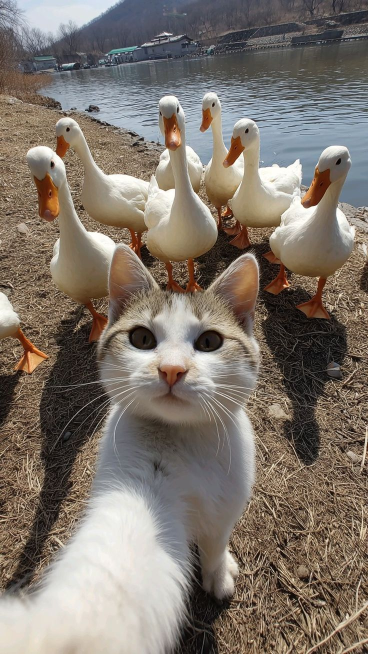
#> input picture Lab8/images/regular.png, 736 x 1308 px (shown at 1/2 size)
$ python lab8.py
#> lines starting #> are read from the running program, lines starting #| are printed output that depends on the picture; after the words box and inside, x2 and y2 are one past the last pixel; in counts of white or black regions, pixels touching at a corner belong together
import os
import numpy as np
import matplotlib.pyplot as plt
import matplotlib.gridspec as gridspec
from PIL import Image
import warnings
warnings.filterwarnings("ignore")


GAMMA = 0.5
C_POWER = 1.0
F0 = 0.0

IMAGE_DIR = "images"
IMAGE_FILES = {
    "regular": os.path.join(IMAGE_DIR, "regular.png"),
    "low":     os.path.join(IMAGE_DIR, "low.png"),
    "high":    os.path.join(IMAGE_DIR, "high.png"),
}


def load_image(path):
    img = Image.open(path).convert("RGB")
    return np.array(img, dtype=np.uint8)


def rgb_to_gray(rgb):
    return np.dot(rgb[..., :3], [0.2989, 0.5870, 0.1140]).astype(np.float64)


def rgb_to_hsl(rgb):
    r = rgb[:, :, 0] / 255.0
    g = rgb[:, :, 1] / 255.0
    b = rgb[:, :, 2] / 255.0

    cmax = np.maximum(np.maximum(r, g), b)
    cmin = np.minimum(np.minimum(r, g), b)
    delta = cmax - cmin

    L = (cmax + cmin) / 2.0

    S = np.where(delta == 0, 0.0, delta / (1.0 - np.abs(2 * L - 1)))
    S = np.clip(S, 0, 1)

    H = np.zeros_like(L)
    mask_r = (cmax == r) & (delta != 0)
    mask_g = (cmax == g) & (delta != 0)
    mask_b = (cmax == b) & (delta != 0)
    H[mask_r] = 60.0 * (((g[mask_r] - b[mask_r]) / delta[mask_r]) % 6)
    H[mask_g] = 60.0 * (((b[mask_g] - r[mask_g]) / delta[mask_g]) + 2)
    H[mask_b] = 60.0 * (((r[mask_b] - g[mask_b]) / delta[mask_b]) + 4)

    return H, S, L


def hsl_to_rgb(H, S, L):
    C = (1.0 - np.abs(2 * L - 1)) * S
    X = C * (1.0 - np.abs((H / 60.0) % 2 - 1))
    m = L - C / 2.0

    R1 = np.zeros_like(L)
    G1 = np.zeros_like(L)
    B1 = np.zeros_like(L)

    masks = [
        (H < 60),
        (H >= 60) & (H < 120),
        (H >= 120) & (H < 180),
        (H >= 180) & (H < 240),
        (H >= 240) & (H < 300),
        (H >= 300),
    ]
    vals = [
        (C, X, np.zeros_like(L)),
        (X, C, np.zeros_like(L)),
        (np.zeros_like(L), C, X),
        (np.zeros_like(L), X, C),
        (X, np.zeros_like(L), C),
        (C, np.zeros_like(L), X),
    ]
    for mask, (r, g, b) in zip(masks, vals):
        R1 = np.where(mask, r, R1)
        G1 = np.where(mask, g, G1)
        B1 = np.where(mask, b, B1)

    R = np.clip((R1 + m) * 255, 0, 255).astype(np.uint8)
    G = np.clip((G1 + m) * 255, 0, 255).astype(np.uint8)
    B = np.clip((B1 + m) * 255, 0, 255).astype(np.uint8)

    return np.stack([R, G, B], axis=-1)


def power_transform(L_channel, gamma=GAMMA, c=C_POWER, f0=F0):
    f = np.clip(L_channel + f0, 0, None)
    g = c * np.power(f, gamma)
    g_min, g_max = g.min(), g.max()
    if g_max - g_min > 1e-8:
        g = (g - g_min) / (g_max - g_min)
    return np.clip(g, 0, 1)


def compute_lbp(gray_img, radius=1):
    img = gray_img.astype(np.float64)
    rows, cols = img.shape
    lbp = np.zeros((rows, cols), dtype=np.uint8)

    angles = [0, 45, 90, 135, 180, 225, 270, 315]
    neighbors = []
    for angle in angles:
        rad = np.deg2rad(angle)
        dr = -radius * np.sin(rad)
        dc =  radius * np.cos(rad)
        neighbors.append((dr, dc))

    for i in range(radius, rows - radius):
        for j in range(radius, cols - radius):
            center = img[i, j]
            code = 0
            for bit, (dr, dc) in enumerate(neighbors):
                ni = int(round(i + dr))
                nj = int(round(j + dc))
                ni = np.clip(ni, 0, rows - 1)
                nj = np.clip(nj, 0, cols - 1)
                if img[ni, nj] >= center:
                    code |= (1 << bit)
            lbp[i, j] = code

    return lbp


def compute_lbp_fast(gray_img):
    img = gray_img.astype(np.float64)
    rows, cols = img.shape

    p = np.pad(img, 1, mode='edge')
    center = p[1:rows+1, 1:cols+1]

    offsets = [
        (0,  2),
        (0,  2),
    ]
    neighbor_positions = [
        (1, 2),
        (0, 2),
        (0, 1),
        (0, 0),
        (1, 0),
        (2, 0),
        (2, 1),
        (2, 2),
    ]

    lbp = np.zeros((rows, cols), dtype=np.uint8)
    for bit, (nr, nc) in enumerate(neighbor_positions):
        neighbor = p[nr:nr+rows, nc:nc+cols]
        lbp += ((neighbor >= center).astype(np.uint8)) << bit

    return lbp


def lbp_histogram(lbp_map, n_bins=256, normalize=True):
    hist, _ = np.histogram(lbp_map.ravel(), bins=n_bins, range=(0, 256))
    if normalize:
        hist = hist / hist.sum()
    return hist


def brightness_histogram(channel_0_255, n_bins=256):
    hist, edges = np.histogram(channel_0_255.ravel(), bins=n_bins, range=(0, 256))
    hist = hist / hist.sum()
    return hist, edges[:-1]


def lbp_features_summary(hist):
    h = hist / (hist.sum() + 1e-12)
    mean_val   = np.sum(np.arange(len(h)) * h)
    std_val    = np.sqrt(np.sum((np.arange(len(h)) - mean_val)**2 * h))
    energy     = np.sum(h**2)
    entropy    = -np.sum(h * np.log2(h + 1e-12))
    uniformity = np.max(h)
    return {
        "mean":      mean_val,
        "std":       std_val,
        "energy":    energy,
        "entropy":   entropy,
        "uniformity": uniformity,
    }


def process_image(name, path):
    print("\n")
    print(f"  Изображение: {name} ")

    rgb = load_image(path)
    H_ch, S_ch, L_ch = rgb_to_hsl(rgb)
    gray = (L_ch * 255).astype(np.uint8)

    lbp_orig = compute_lbp_fast(gray.astype(np.float64))
    hist_lbp_orig = lbp_histogram(lbp_orig)
    feat_orig = lbp_features_summary(hist_lbp_orig)

    print(f"\n Исходное ")
    for k, v in feat_orig.items():
        print(f"  {k:12s}: {v:.4f}")

    L_contrast = power_transform(L_ch, gamma=GAMMA, c=C_POWER, f0=F0)

    rgb_contrast = hsl_to_rgb(H_ch, S_ch, L_contrast)
    gray_contrast = (L_contrast * 255).astype(np.uint8)

    lbp_contr = compute_lbp_fast(gray_contrast.astype(np.float64))
    hist_lbp_contr = lbp_histogram(lbp_contr)
    feat_contr = lbp_features_summary(hist_lbp_contr)

    print(f"\n После контрастирования (γ={GAMMA})")
    for k, v in feat_contr.items():
        print(f"  {k:12s}: {v:.4f}")

    hist_br_orig,  edges_orig  = brightness_histogram(gray)
    hist_br_contr, edges_contr = brightness_histogram(gray_contrast)

    return {
        "name":           name,
        "rgb_orig":       rgb,
        "rgb_contrast":   rgb_contrast,
        "gray_orig":      gray,
        "gray_contrast":  gray_contrast,
        "lbp_orig":       lbp_orig,
        "lbp_contr":      lbp_contr,
        "hist_lbp_orig":  hist_lbp_orig,
        "hist_lbp_contr": hist_lbp_contr,
        "feat_orig":      feat_orig,
        "feat_contr":     feat_contr,
        "hist_br_orig":   hist_br_orig,
        "hist_br_contr":  hist_br_contr,
        "edges":          edges_orig,
    }


def plot_results(results):
    name = results["name"]

    fig = plt.figure(figsize=(20, 18))
    fig.suptitle(f"LBP + Степенное преобразование\nИзображение: «{name}»",
                 fontsize=14, fontweight='bold')

    gs = gridspec.GridSpec(4, 4, figure=fig, hspace=0.45, wspace=0.35)

    ax_rgb_o   = fig.add_subplot(gs[0, 0])
    ax_gray_o  = fig.add_subplot(gs[0, 1])
    ax_rgb_c   = fig.add_subplot(gs[0, 2])
    ax_gray_c  = fig.add_subplot(gs[0, 3])

    ax_rgb_o.imshow(results["rgb_orig"])
    ax_rgb_o.set_title("Исходное (RGB)", fontsize=9)
    ax_rgb_o.axis("off")

    ax_gray_o.imshow(results["gray_orig"], cmap="gray", vmin=0, vmax=255)
    ax_gray_o.set_title("Полутоновое (L)", fontsize=9)
    ax_gray_o.axis("off")

    ax_rgb_c.imshow(results["rgb_contrast"])
    ax_rgb_c.set_title(f"Контрастированное (RGB, γ={GAMMA})", fontsize=9)
    ax_rgb_c.axis("off")

    ax_gray_c.imshow(results["gray_contrast"], cmap="gray", vmin=0, vmax=255)
    ax_gray_c.set_title(f"Контрастир. полутоновое", fontsize=9)
    ax_gray_c.axis("off")

    ax_lbp_o  = fig.add_subplot(gs[1, 0:2])
    ax_lbp_c  = fig.add_subplot(gs[1, 2:4])

    im1 = ax_lbp_o.imshow(results["lbp_orig"], cmap="jet", vmin=0, vmax=255)
    ax_lbp_o.set_title("LBP-карта (исходное)", fontsize=9)
    ax_lbp_o.axis("off")
    plt.colorbar(im1, ax=ax_lbp_o, fraction=0.046, pad=0.04)

    im2 = ax_lbp_c.imshow(results["lbp_contr"], cmap="jet", vmin=0, vmax=255)
    ax_lbp_c.set_title("LBP-карта (контрастированное)", fontsize=9)
    ax_lbp_c.axis("off")
    plt.colorbar(im2, ax=ax_lbp_c, fraction=0.046, pad=0.04)

    ax_hlbp_o = fig.add_subplot(gs[2, 0:2])
    ax_hlbp_c = fig.add_subplot(gs[2, 2:4])

    bins = np.arange(256)
    ax_hlbp_o.bar(bins, results["hist_lbp_orig"], width=1.0, color="steelblue", alpha=0.8)
    ax_hlbp_o.set_title("H(LBP) — исходное", fontsize=9)
    ax_hlbp_o.set_xlabel("LBP-код", fontsize=8)
    ax_hlbp_o.set_ylabel("Нормир. частота", fontsize=8)
    ax_hlbp_o.tick_params(labelsize=7)

    ax_hlbp_c.bar(bins, results["hist_lbp_contr"], width=1.0, color="darkorange", alpha=0.8)
    ax_hlbp_c.set_title("H(LBP) — контрастированное", fontsize=9)
    ax_hlbp_c.set_xlabel("LBP-код", fontsize=8)
    ax_hlbp_c.set_ylabel("Нормир. частота", fontsize=8)
    ax_hlbp_c.tick_params(labelsize=7)

    ax_br_o  = fig.add_subplot(gs[3, 0:2])
    ax_feat  = fig.add_subplot(gs[3, 2:4])

    edges = results["edges"]
    ax_br_o.bar(edges, results["hist_br_orig"],  width=1.0,
                color="steelblue", alpha=0.6, label="До")
    ax_br_o.bar(edges, results["hist_br_contr"], width=1.0,
                color="darkorange", alpha=0.6, label="После")
    ax_br_o.set_title("Гистограмма яркости (до / после)", fontsize=9)
    ax_br_o.set_xlabel("Яркость", fontsize=8)
    ax_br_o.set_ylabel("Нормир. частота", fontsize=8)
    ax_br_o.legend(fontsize=8)
    ax_br_o.tick_params(labelsize=7)

    feat_names = list(results["feat_orig"].keys())
    col_labels = ["Признак", "До", "После", "Δ"]
    table_data = []
    for k in feat_names:
        v_o = results["feat_orig"][k]
        v_c = results["feat_contr"][k]
        table_data.append([k, f"{v_o:.4f}", f"{v_c:.4f}", f"{v_c - v_o:+.4f}"])

    ax_feat.axis("off")
    tbl = ax_feat.table(
        cellText=table_data,
        colLabels=col_labels,
        cellLoc="center",
        loc="center",
    )
    tbl.auto_set_font_size(False)
    tbl.set_fontsize(9)
    tbl.scale(1.1, 1.6)
    ax_feat.set_title("Сравнение LBP-признаков", fontsize=9, pad=12)

    out_path = f"lbp_{name}.png"
    fig.savefig(out_path, dpi=130, bbox_inches="tight")
    plt.close(fig)
    return out_path


def plot_combined_lbp(all_results):
    fig, axes = plt.subplots(3, 2, figsize=(16, 12))
    fig.suptitle("Сравнение H(LBP) по всем изображениям\n"
                 "",
                 fontsize=13, fontweight="bold")

    colors = {"regular": "steelblue", "low": "seagreen", "high": "crimson"}
    bins = np.arange(256)

    for row, res in enumerate(all_results):
        name = res["name"]
        c = colors.get(name, "gray")

        ax_o = axes[row, 0]
        ax_c = axes[row, 1]

        ax_o.bar(bins, res["hist_lbp_orig"],  width=1, color=c, alpha=0.8)
        ax_o.set_title(f"«{name}» — H(LBP) исходное", fontsize=9)
        ax_o.set_xlabel("LBP-код"); ax_o.set_ylabel("Нормир. частота")

        ax_c.bar(bins, res["hist_lbp_contr"], width=1, color=c, alpha=0.5)
        ax_c.bar(bins, res["hist_lbp_orig"],  width=1, color=c, alpha=0.3,
                 label="исходное")
        ax_c.set_title(f"«{name}» — H(LBP) после γ-коррекции (γ={GAMMA})", fontsize=9)
        ax_c.set_xlabel("LBP-код"); ax_c.set_ylabel("Нормир. частота")

    plt.tight_layout()
    out_path = "combined.png"
    fig.savefig(out_path, dpi=120, bbox_inches="tight")
    plt.close(fig)
    return out_path


if __name__ == "__main__":

    found_images = {}
    for key, path in IMAGE_FILES.items():
        if os.path.exists(path):
            found_images[key] = path


    all_results = []
    output_files = []

    for name, path in found_images.items():
        try:
            res = process_image(name, path)
#> in load_image, img is the input picture: PIL image 736x1308 RGB; mean R, G, B 126.7, 116.9, 107.3
#> in rgb_to_hsl, `mask_r = (cmax == r) & (delta != 0)`:
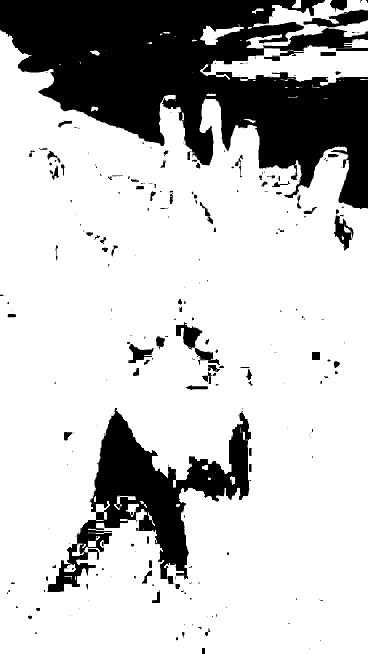
#> mask_r: shape (1308, 736) bool (shown at 1/2 size); 76.6% white; 288 black regions (191 under 20 px), largest, box (x1, y1, x2, y2) and area: (0, 0, 736, 418) 157558, (94, 816, 502, 1184) 46783, (526, 56, 736, 112) 4923
#> in rgb_to_hsl, `mask_g = (cmax == g) & (delta != 0)`: mask_g: shape (1308, 736) bool; 5.1% white; 667 white regions (513 under 20 px), largest, box (x1, y1, x2, y2) and area: (88, 980, 314, 1200) 14260, (575, 150, 736, 189) 2652, (383, 112, 530, 161) 1808
#> in rgb_to_hsl, `mask_b = (cmax == b) & (delta != 0)`: mask_b: shape (1308, 736) bool; 19.7% white; 84 white regions (62 under 20 px), largest, box (x1, y1, x2, y2) and area: (0, 0, 736, 416) 148288, (188, 826, 497, 1137) 32296, (544, 56, 736, 101) 3503
#> after the loop in compute_lbp_fast, `for bit, (nr, nc) in enumerate(neighbor_positions):`:
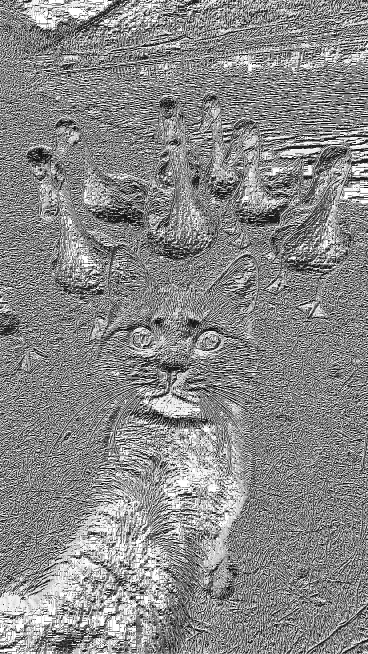
#> lbp: shape (1308, 736) (shown at 1/2 size); min 0, max 255, mean 137.1
#> in lbp_histogram, `hist, _ = np.histogram(lbp_map.ravel(), bins=n_bins, range=(0, 256))`: hist = 256 values, max 99230 at index 255, min 15 at index 85, mean 3760.5
#> in lbp_histogram, `hist = hist / hist.sum()`: hist = 256 values, max 0.103 at index 255, min 1.56e-05 at index 85, mean 0.00391
#> in process_image, `hist_lbp_orig = lbp_histogram(lbp_orig)`: hist_lbp_orig has the same summary as hist in lbp_histogram
#> in lbp_features_summary, `h = hist / (hist.sum() + 1e-12)`: h has the same summary as hist in lbp_histogram
#> in lbp_features_summary, `mean_val   = np.sum(np.arange(len(h)) * h)`: mean_val = 137.1
#> in lbp_features_summary, `std_val    = np.sqrt(np.sum((np.arange(len(h)) - mean_val)**2 * h))`: std_val = 94.12
#> in lbp_features_summary, `energy     = np.sum(h**2)`: energy = 0.0218
#> in lbp_features_summary, `entropy    = -np.sum(h * np.log2(h + 1e-12))`: entropy = 6.57
#> in lbp_features_summary, `uniformity = np.max(h)`: uniformity = 0.103
#> in process_image, `feat_orig = lbp_features_summary(hist_lbp_orig)`: feat_orig = {'mean': 137.1, 'std': 94.12, 'energy': 0.0218, 'entropy': 6.57, 'uniformity': 0.103}
#> the loop in process_image, `for k, v in feat_orig.items():` made 5 passes
#> (k, v) on passes 1 to 5: ('mean', 137.1), ('std', 94.12), ('energy', 0.0218), ('entropy', 6.57), ('uniformity', 0.103)
#|   mean        : 137.1091
#|   std         : 94.1210
#|   energy      : 0.0218
#|   entropy     : 6.5688
#|   uniformity  : 0.1031
#> in power_transform, `g = c * np.power(f, gamma)`:
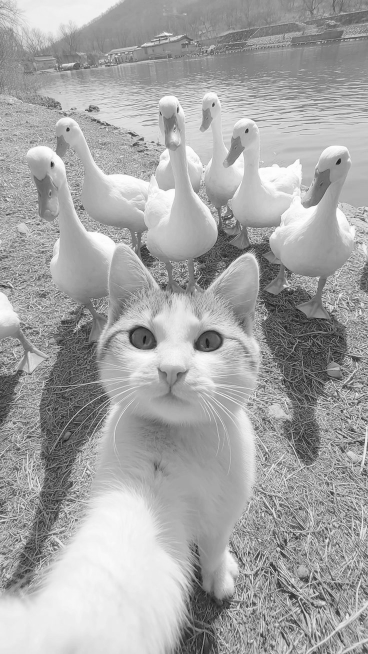
#> g: shape (1308, 736) float64 (shown at 1/2 size); min 0, max 1, mean 0.652
#> in power_transform, `g_min, g_max = g.min(), g.max()`: g_min = 0; g_max = 1
#> the loop in hsl_to_rgb, `for mask, (r, g, b) in zip(masks, vals):` made 6 passes
#> pass 1, in hsl_to_rgb, `R1 = np.where(mask, r, R1)`:
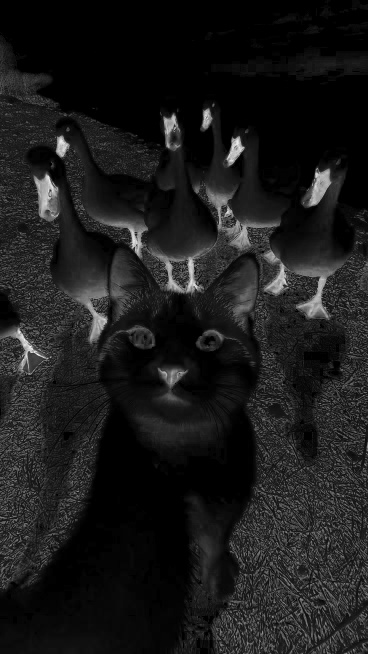
#> R1: shape (1308, 736) float64 (shown at 1/2 size); min 0, max 0.998, mean 0.106
#> after the loop in hsl_to_rgb, `for mask, (r, g, b) in zip(masks, vals):`:
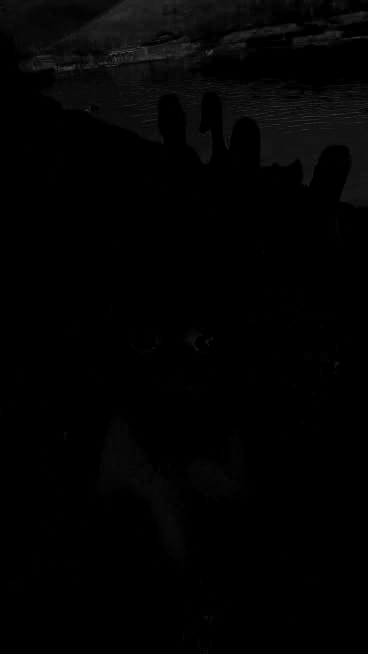
#> B1: shape (1308, 736) float64 (shown at 1/2 size); min 0, max 0.418, mean 0.0113
#> after the loop in compute_lbp_fast (call 2), `for bit, (nr, nc) in enumerate(neighbor_positions):`:
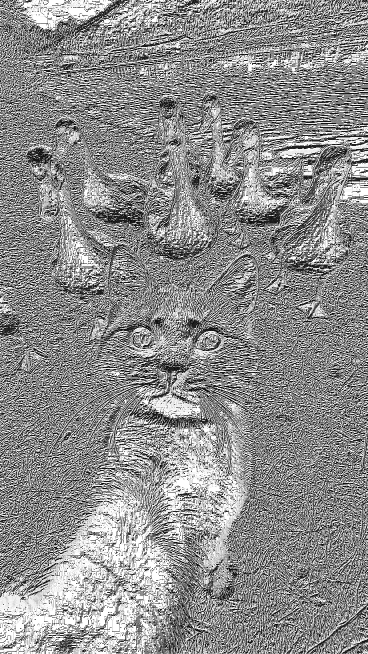
#> lbp: shape (1308, 736) (shown at 1/2 size); min 0, max 255, mean 141.3
#> in process_image, `hist_lbp_contr = lbp_histogram(lbp_contr)`: hist_lbp_contr = 256 values, max 0.126 at index 255, min 1.77e-05 at index 85, mean 0.00391
#> in process_image, `feat_contr = lbp_features_summary(hist_lbp_contr)`: feat_contr = {'mean': 141.3, 'std': 94.6, 'energy': 0.0263, 'entropy': 6.5, 'uniformity': 0.126}
#> the loop in process_image, `for k, v in feat_contr.items():` made 5 passes
#> (k, v) on passes 1 to 5: ('mean', 141.3), ('std', 94.6), ('energy', 0.0263), ('entropy', 6.5), ('uniformity', 0.126)
#|   mean        : 141.2846
#|   std         : 94.5980
#|   energy      : 0.0263
#|   entropy     : 6.4967
#|   uniformity  : 0.1259
#> in brightness_histogram, `hist, edges = np.histogram(channel_0_255.ravel(), bins=n_bins, range=(..`: hist = 256 values, max 9680 at index 105, min 18 at index 255, mean 3760.5; edges = 257 values from 0 to 256
#> in brightness_histogram, `hist = hist / hist.sum()`: hist = 256 values, max 0.0101 at index 105, min 1.87e-05 at index 255, mean 0.00391
#> in process_image, `hist_br_orig,  edges_orig  = brightness_histogram(gray)`: hist_br_orig has the same summary as hist in brightness_histogram; edges_orig = 256 values from 0 to 255
#> in process_image, `hist_br_contr, edges_contr = brightness_histogram(gray_contrast)`: hist_br_contr = 256 values, max 0.0122 at index 168, min 0 at index 1, mean 0.00391; edges_contr = 256 values from 0 to 255
#> res = 14 items
            all_results.append(res)
            out = plot_results(res)
#> in plot_results, `name = results["name"]`: name = 'regular'
#> in plot_results, `edges = results["edges"]`: edges = 256 values from 0 to 255
#> in plot_results, `feat_names = list(results["feat_orig"].keys())`: feat_names = ['mean', 'std', 'energy', 'entropy', 'uniformity']
#> the loop in plot_results, `for k in feat_names:` made 5 passes
#> (k, v_o, v_c) on passes 1 to 5: ('mean', 137.1, 141.3), ('std', 94.12, 94.6), ('energy', 0.0218, 0.0263), ('entropy', 6.57, 6.5), ('uniformity', 0.103, 0.126)
#> after the loop in plot_results, `for k in feat_names:`: table_data = [['mean', '137.1091', '141.2846', '+4.1755'], ['std', '94.1210', '94.5980', '+0.4769'], ['energy', '0.0218', '0.0263', '+0.0045'], ['entropy', '6.5688', '6.4967', '-0.0721'], ['uniformity', '0.1031', '0.1259', '+0.0228']]
#> in plot_results, `out_path = f"lbp_{name}.png"`: out_path = 'lbp_regular.png'
#> in plot_results, `fig.savefig(out_path, dpi=130, bbox_inches="tight")`:
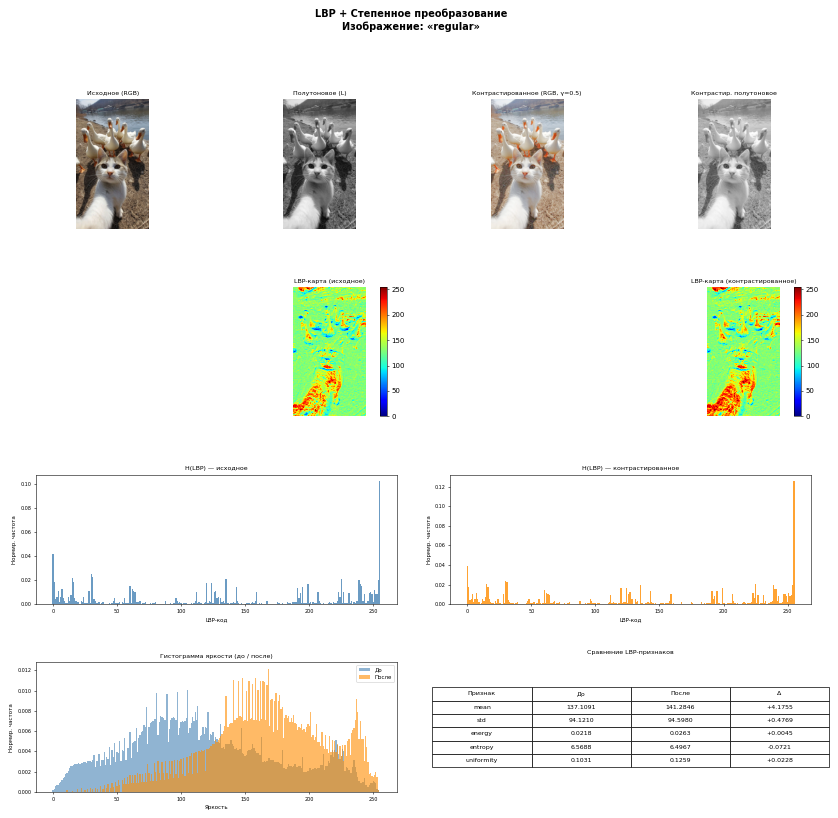
#> figure drawn by matplotlib, 11 panels; panel 9: tallest bar 0.103 high, from x = 254.5 to 255.5; panel 10: tallest bar 0.126 high, from x = 254.5 to 255.5; panel 11: tallest bar 0.0101 high, from x = 104.5 to 105.5; panel 11: tallest bar 0.0122 high, from x = 167.5 to 168.5
#> out = 'lbp_regular.png'
            output_files.append(out)
        except Exception as e:
            print(f" Ошибка при обработке {name}: {e}")
            import traceback; traceback.print_exc()

    if len(all_results) > 1:
        out = plot_combined_lbp(all_results)
#> the loop in plot_combined_lbp, `for row, res in enumerate(all_results):` made 3 passes
#> out = 'combined.png'
        output_files.append(out)

    print("\n Готово")
